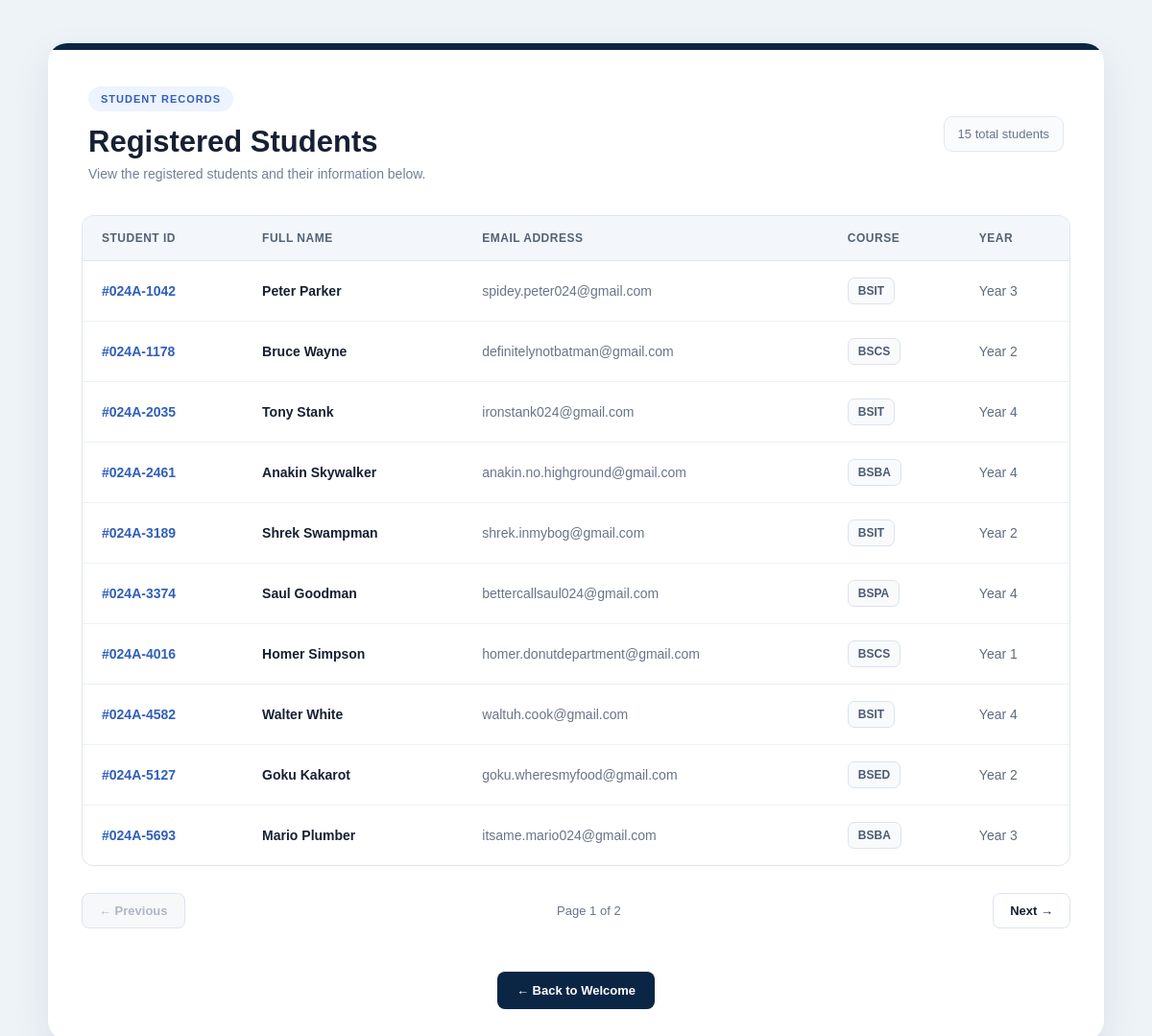
/home/, run on the app's committed database.
### main/models.py (models this page shows, shortened)
class Student(models.Model):
    student_id = models.CharField(max_length=20, unique=True)
    first_name = models.CharField(max_length=100)
    last_name = models.CharField(max_length=100)
    email = models.EmailField(unique=True)
    course = models.CharField(max_length=100)
    year_level = models.IntegerField()

### main/views.py (the view)
# urls.py: 2. Add a URL to urlpatterns:  path('', views.home, name='home')
def home(request):
    student_list = Student.objects.all()
    paginator = Paginator(student_list, 10)
    page_number = request.GET.get('page')
    students = paginator.get_page(page_number)
    return render(request, 'main/home.html', {
        'students': students
    })

### main/templates/main/home.html (shortened to what this page needs)
<!DOCTYPE html>
<html lang="en">
<head>
</head>
<body>
    <div class="page">
        <div class="dashboard">
            <div class="top-line"></div>
            <div class="header">
                <div class="header-top">
                    <div>
                        <div class="tag">STUDENT RECORDS</div>
                        <h1>Registered Students</h1>
                        <p class="subtitle">
                            View the registered students and their information below.
                        </p>
                    </div>
                    <div class="record-count">
                        {{ students.paginator.count }} total students
                    </div>
                </div>
            </div>
            {% if students %}
                <div class="table-container">
                    <table>
                        <thead>
                            <tr>
                                <th>STUDENT ID</th>
                                <th>FULL NAME</th>
                                <th>EMAIL ADDRESS</th>
                                <th>COURSE</th>
                                <th>YEAR</th>
                            </tr>
                        </thead>
                        <tbody>
                            {% for student in students %}
                                <tr>
                                    <td>
                                        <span class="student-id">
                                            #{{ student.student_id }}
                                        </span>
                                    </td>
                                    <td>
                                        <span class="student-name">
                                            {{ student.first_name }} {{ student.last_name }}
                                        </span>
                                    </td>
                                    <td>
                                        <span class="email">
                                            {{ student.email }}
                                        </span>
                                    </td>
                                    <td>
                                        <span class="course">
                                            {{ student.course }}
                                        </span>
                                    </td>
                                    <td>
                                        <span class="year">
                                            Year {{ student.year_level }}
                                        </span>
                                    </td>
                                </tr>
                            {% endfor %}
                        </tbody>
                    </table>
                </div>
                <div class="navigation">
                    {% if students.has_previous %}
                        <a href="?page={{ students.previous_page_number }}" class="nav-button">
                            ← Previous
                        </a>
                    {% else %}
                        <span class="nav-button disabled">
                            ← Previous
                        </span>
                    {% endif %}
                    <span class="page-number">
                        Page {{ students.number }} of {{ students.paginator.num_pages }}
                    </span>
                    {% if students.has_next %}
                        <a href="?page={{ students.next_page_number }}" class="nav-button">
                            Next →
                        </a>
                    {% else %}
                        <span class="nav-button disabled">
                            Next →
                        </span>
                    {% endif %}
                </div>
            {% else %}
                <div class="empty">
                    <h2>No Students Found</h2>
                    <p>There are currently no student records available.</p>
                </div>
            {% endif %}
            <div class="back-section">
                <a href="{% url 'welcome' %}" class="back-button">
                    ← Back to Welcome
                </a>
            </div>
        </div>
    </div>
</body>
</html>

### main/templates/main/home.html (style rules this page uses)
* { box-sizing: border-box; }
body { margin: 0; font-family: Arial, sans-serif; background: #eef3f8; color: #172033; }
.page { width: 92%; max-width: 1100px; margin: 45px auto; }
.dashboard { background: white; border-radius: 20px; overflow: hidden; box-shadow: 0 15px 40px rgba(23, 32, 51, 0.09); }
.top-line { height: 7px; background: #0B2545; }
.header { padding: 38px 42px 25px; }
.header-top { display: flex; justify-content: space-between; align-items: center; gap: 20px; }
.tag { display: inline-block; padding: 7px 13px; border-radius: 20px; background: #edf3ff; color: #315fba; font-size: 11px; font-weight: bold; letter-spacing: 1px; }
h1 { margin: 14px 0 7px; font-size: 31px; }
.subtitle { margin: 0; color: #718096; font-size: 14px; }
.record-count { padding: 10px 14px; border: 1px solid #e1e7ef; border-radius: 9px; background: #fafbfd; color: #68758a; font-size: 13px; white-space: nowrap; }
.table-container { margin: 10px 35px 0; border: 1px solid #dfe6ef; border-radius: 12px; overflow-x: auto; }
table { width: 100%; border-collapse: collapse; min-width: 700px; }
thead { background: #f3f6fa; }
th { padding: 16px 20px; text-align: left; font-size: 12px; color: #536174; letter-spacing: 0.5px; border-bottom: 1px solid #dfe6ef; }
td { padding: 17px 20px; border-bottom: 1px solid #edf0f4; font-size: 14px; }
tbody tr:last-child td { border-bottom: none; }
.student-id { font-weight: bold; color: #315fba; }
.student-name { font-weight: bold; color: #172033; }
.email { color: #68758a; }
.course { display: inline-block; padding: 6px 10px; border: 1px solid #dbe3ed; border-radius: 7px; background: #f8fafc; color: #4d5b70; font-size: 12px; font-weight: bold; }
.year { color: #5f6c7e; }
.navigation { display: flex; justify-content: space-between; align-items: center; padding: 28px 35px 20px; }
.nav-button { display: inline-block; padding: 10px 17px; border: 1px solid #dce4ee; border-radius: 8px; background: white; color: #172033; text-decoration: none; font-size: 13px; font-weight: bold; transition: 0.2s ease; }
.disabled { color: #aeb7c4; background: #f7f8fa; pointer-events: none; }
.page-number { color: #68758a; font-size: 13px; }
.back-section { text-align: center; padding: 25px 20px 32px; }
.back-button { display: inline-block; padding: 12px 20px; background: #0B2545; color: white; text-decoration: none; border-radius: 8px; font-size: 13px; font-weight: bold; transition: 0.2s ease; }

### data on the page
Student: student_id "024A-1042", first_name "Peter", last_name "Parker", email "spidey.peter024@gmail.com", course "BSIT", year_level "3"
Student: student_id "024A-1178", first_name "Bruce", last_name "Wayne", email "definitelynotbatman@gmail.com", course "BSCS", year_level "2"
Student: student_id "024A-2035", first_name "Tony", last_name "Stank", email "ironstank024@gmail.com", course "BSIT", year_level "4"
Student: student_id "024A-2461", first_name "Anakin", last_name "Skywalker", email "anakin.no.highground@gmail.com", course "BSBA", year_level "4"
Student: student_id "024A-3189", first_name "Shrek", last_name "Swampman", email "shrek.inmybog@gmail.com", course "BSIT", year_level "2"
Student: student_id "024A-3374", first_name "Saul", last_name "Goodman", email "bettercallsaul024@gmail.com", course "BSPA", year_level "4"
Student: student_id "024A-4016", first_name "Homer", last_name "Simpson", email "homer.donutdepartment@gmail.com", course "BSCS", year_level "1"
Student: student_id "024A-4582", first_name "Walter", last_name "White", email "waltuh.cook@gmail.com", course "BSIT", year_level "4"
Student: student_id "024A-5127", first_name "Goku", last_name "Kakarot", email "goku.wheresmyfood@gmail.com", course "BSED", year_level "2"
Student: student_id "024A-5693", first_name "Mario", last_name "Plumber", email "itsame.mario024@gmail.com", course "BSBA", year_level "3"

### other printed values
{{ students.paginator.count }} "15"
{{ students.number }} "1"
{{ students.paginator.num_pages }} "2"
